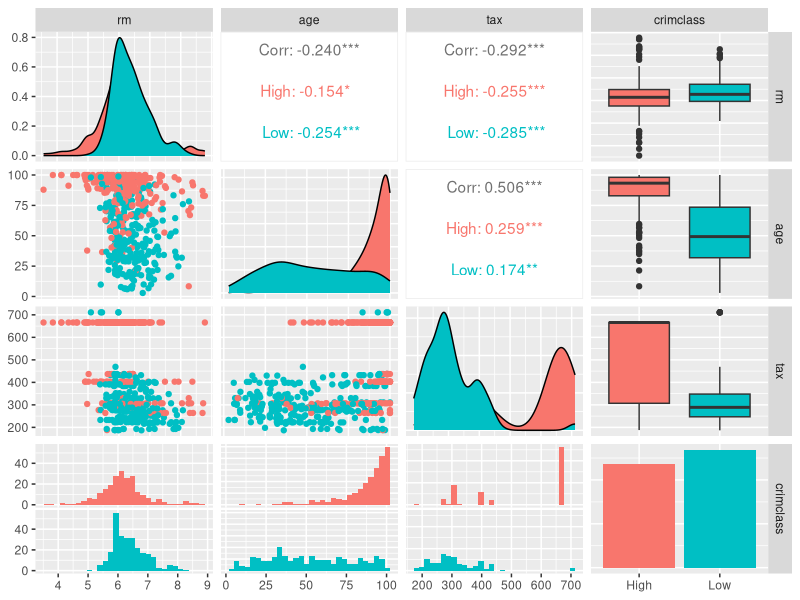

Write R code to recreate this figure. (Note: this script raises an error after producing the figure.)
## ---- chunk 1
knitr::opts_chunk$set(echo = TRUE)
## ---- chunk 2
library(MASS)

data(Boston)

boston <- Boston[,c(2:8,10)]

set.seed(138006) 
thr <- runif(1, min=0.2, max = 0.35)
thr
boston$crimclass <- ifelse(Boston$crim < thr, "Low", "High")
## ---- chunk 3
colnames(Boston)
## ---- chunk 4
cat("Number of NA's:", sum(is.na(Boston)), "\n")
## ---- chunk 5
library(tidyverse)
glimpse(Boston)
## ---- chunk 6
summary(Boston)
## ---- chunk 7
library(GGally)

ggpairs(boston[, c("rm", "age", "tax", "crimclass")], aes(color = crimclass))
## ---- chunk 8
crime_table <- table(boston$crimclass)
print(crime_table)
## ---- chunk 9
class(boston$crimclass)
## ---- chunk 10
boston$crimclass <- as.factor(boston$crimclass)

class(boston$crimclass)
## ---- chunk 11
fit.logit <- glm(crimclass ~ ., data = boston, family = binomial)

summary(fit.logit)
## ---- chunk 12
predictions <- predict(logit_model, type = "response")
pred_class <- ifelse(predictions > 0.5, "High", "Low")

conf_matrix <- table(Predicted = pred_class, Actual = boston$crimclass)

accuracy <- sum(diag(conf_matrix)) / sum(conf_matrix)

conf_matrix
accuracy
## ---- chunk 13
prd <- predict(fit.logit, type = "response")

prd2 <- ifelse(prd > 0.5, 1, 0)

head(cbind(Actual = boston$crimclass, Predicted = prd2))
## ---- chunk 14
library(caret)

boston$crimclass <- factor(boston$crimclass, levels = c(0, 1))
prd2 <- factor(prd2, levels = c(0, 1))

confusionMatrix(as.factor(prd2), boston$crimclass)

table(prd2, boston$crimclass)
